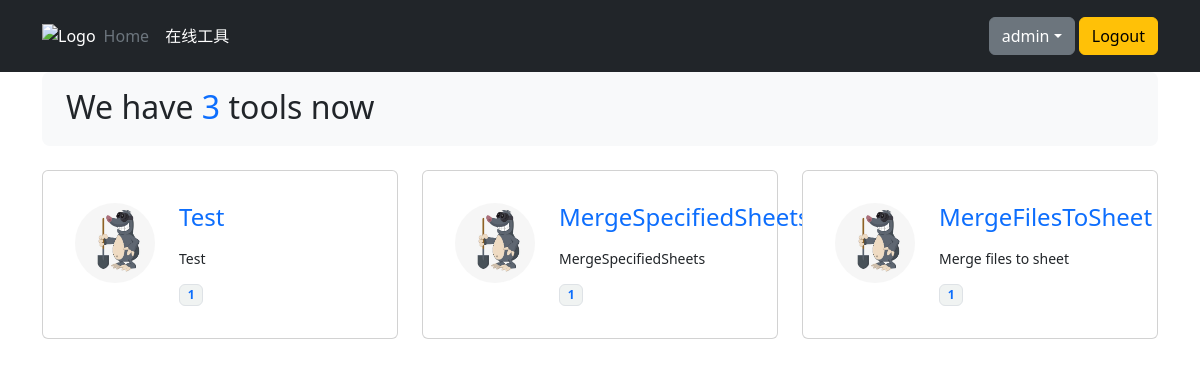
Screenshot of /tools/tools-list/ (signed in) with the database file from the repository.
### tools/models.py (models this page shows)
class Tools(models.Model):
    tools_name = models.CharField(verbose_name="小工具", max_length=64)
    tools_desc = models.TextField(verbose_name="功能表述")
    tools_freq = models.SmallIntegerField(verbose_name="使用频率",)
    tools_icon = models.ImageField(upload_to="static/img/tools_icon", blank=True)

### tools/views.py (the view)
# urls.py: path('tools-list/', views.tools_list, name='tools_list'),
def tools_list(request):
    tools = Tools.objects.all().order_by("-tools_freq")
    return render(request, 'tools/list_tools.html', {'tools': tools})

### templates/tools/list_tools.html (shortened to what this page needs)
{% extends 'base.html' %}
{% load static %}
{% block extra_head %}
<link rel="stylesheet" type="text/css" href="{% static 'css/my.tmp.css' %}">
{% endblock %}
{% block content %}
<section class="mt-8">
    <div class="container">
        <div class="row">
            <div class="col-12">
                <div class="bg-light d-lg-flex justify-content-between align-items-center py-6 py-lg-3 px-8 rounded-3 text-center text-lg-start">
                    <div class="d-lg-flex align-items-center">
                        <div class="ms-lg-4">
                            <h1 class="fs-2 mb-1">We have <span class="text-primary">{{ tools.count }}</span> tools now</h1>
                        </div>
                    </div>
                </div>
            </div>
        </div>
    </div>
</section>
<section class="mt-6 mb-lg-14 mb-8">
    <div class="container">
        <div class="row row-cols-1 row-cols-md-2 row-cols-lg-3 g-4 g-lg-4">
            {% for tool in tools %}
            <div class="col">
                <div class="card flex-row p-8 card-product">
                    <div>
                        <img src="{% static '' %}img/tools_icon/{{ tool.tools_name }}.icon.png" alt="" class="rounded-circle icon-shape icon-xl">
                    </div>
                    <div class="ms-6">
                        <h4 class="mb-1"><a href="{% url 'tools:tools_use' tools_name=tool.tools_name %}" class="text-inherit stretched-link">{{ tool.tools_name }}</a></h4>
                        <div class="py-3">
                            <ul class="list-unstyled mb-0 small text-truncate" style="max-width: 150px;">
                                <li>{{ tool.tools_desc }}</li>
                            </ul>
                        </div>
                        <div>
                            <div class="badge text-bg-light border">
                                <span class="text-primary">{{ tool.tools_freq }}</span>
                            </div>
                        </div>
                    </div>
                </div>
            </div>
            {% endfor %}
        </div>
    </div>
</section>
{% endblock %}

### templates/header.html (shortened to what this page needs)
{% load static %}
<header class="p-3 bg-dark text-white">
    <div class="container">
        <div class="d-flex flex-wrap align-items-center justify-content-center justify-content-lg-start">
            <a href="{% url 'home' %}" class="d-flex align-items-center mb-2 mb-lg-0 text-white text-decoration-none">
                <img src="{% static 'img/rootpath.logo.png' %}" alt="Logo">
            </a>
            <ul class="nav col-12 col-lg-auto me-lg-auto mb-2 justify-content-center mb-md-0">
                <li><a href="{% url 'home' %}" class="nav-link px-2 text-secondary">Home</a></li>
                <li><a href="{% url 'tools:tools_list' %}" class="nav-link px-2 text-white">在线工具</a></li>
            </ul>
            <div class="text-end">
                {% if user.is_authenticated %}
                <div class="dropdown">
                    <a class="btn btn-secondary dropdown-toggle" href="#" role="button" id="dropdownMenuLink" data-bs-toggle="dropdown" aria-expanded="false">{{ user.username }}</a>
                    <a href="#" role="button" class="btn btn-warning">Logout</a>
                </div>
                {% else %}
                    <a href="#" role="button" class="btn btn-outline-light me-2">Login</a>
                    <a href="#" role="button" class="btn btn-warning">Sign-up</a>
                {% endif %}
            </div>
        </div>
    </div>
</header>

### static/css/my.tmp.css (style rules this page uses)
a { text-decoration: none; }
section { display: block; }
.container, .container-fluid, .container-lg, .container-md, .container-sm, .container-xl, .container-xxl { --bs-gutter-x: 1.5rem; --bs-gutter-y: 0; margin-left: auto; margin-right: auto; padding-left: calc(var(--bs-gutter-x)*.5); padding-right: calc(var(--bs-gutter-x)*.5); width: 100%; }
.icon-shape { align-items: center; display: inline-flex; justify-content: center; text-align: center; vertical-align: middle; }
.icon-xl { height: 5rem; line-height: 5rem; width: 5rem; }
.card-product { transition: .2s; -moz-transition: .2s; -webkit-transition: .2s; -o-transition: .2s; }
.p-8 { padding: 2rem!important; }
.mt-6 { margin-top: 1.5rem!important; }
.ms-6 { margin-left: 1.5rem!important; }
.mb-1 { margin-bottom: 0.25rem!important; }
.small, small { font-size: .875em; }
div { display: block; }
.py-3 { padding-bottom: 0.75rem!important; padding-top: 0.75rem!important; }
.mb-0 { margin-bottom: 0!important; }
.list-inline, .list-unstyled { list-style: none; padding-left: 0; }
.border { border: var(--bs-border-width) var(--bs-border-style) var(--bs-border-color)!important; }
.text-bg-light { background-color: RGBA(240,243,242,var(--bs-bg-opacity,1))!important; color: #000!important; }
.badge { --bs-badge-padding-x: 0.65em; --bs-badge-padding-y: 0.35em; --bs-badge-font-size: 0.75em; --bs-badge-font-weight: 700; --bs-badge-color: #fff; --bs-badge-border-radius: 0.375rem; border-radius: var(--bs-badge-border-radius); color: var(--bs-badge-color); display: inline-block; font-size: var(--bs-badge-font-size); font-weight: var(--bs-badge-font-weight); line-height: 1; padding: var(--bs-badge-padding-y) var(--bs-badge-padding-x); text-align: center; vertical-align: baseline; white-space: nowrap; }

### rows the page displays
Tools: tools_name (picture), tools_name "Test", tools_desc "Test", tools_freq "1"
Tools: tools_name (picture), tools_name "MergeSpecifiedSheets", tools_desc "MergeSpecifiedSheets", tools_freq "1"
Tools: tools_name (picture), tools_name "MergeFilesToSheet", tools_desc "Merge files to sheet", tools_freq "1"

### other values shown
{{ user.username }} "admin"
{{ tools.count }} "3"
